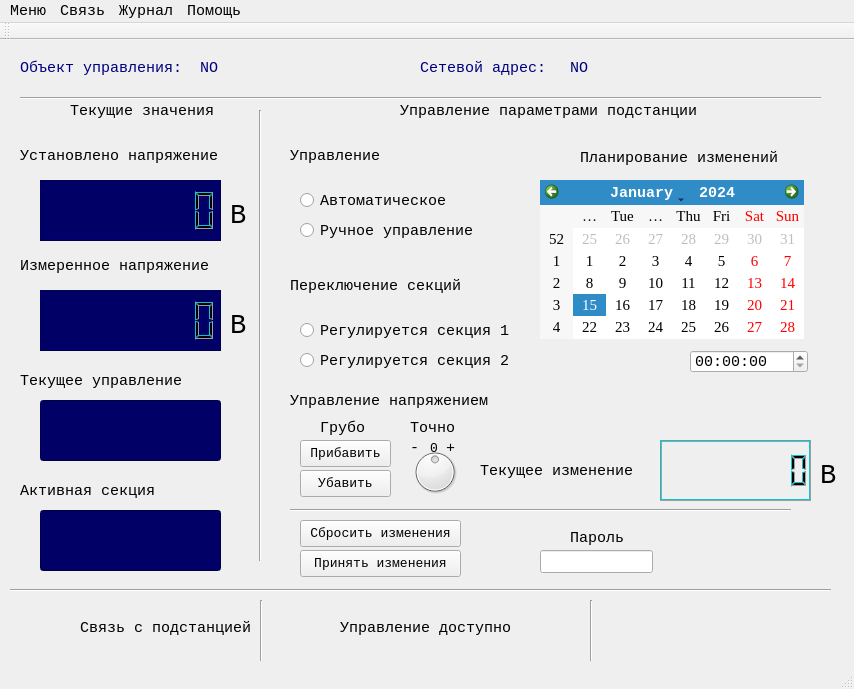
<?xml version="1.0" encoding="UTF-8"?>
<ui version="4.0">
 <class>MainWindow</class>
 <widget class="QMainWindow" name="MainWindow">
  <property name="geometry">
   <rect>
    <x>0</x>
    <y>0</y>
    <width>854</width>
    <height>689</height>
   </rect>
  </property>
  <property name="font">
   <font>
    <family>Monospace</family>
    <pointsize>11</pointsize>
   </font>
  </property>
  <property name="windowTitle">
   <string>Контроль параметров подстанции ProDispatcher</string>
  </property>
  <widget class="QWidget" name="centralWidget">
   <widget class="QPushButton" name="pushButton">
    <property name="geometry">
     <rect>
      <x>300</x>
      <y>400</y>
      <width>91</width>
      <height>27</height>
     </rect>
    </property>
    <property name="font">
     <font>
      <family>Monospace</family>
      <pointsize>10</pointsize>
     </font>
    </property>
    <property name="text">
     <string>Прибавить</string>
    </property>
   </widget>
   <widget class="QRadioButton" name="radioButton">
    <property name="geometry">
     <rect>
      <x>300</x>
      <y>280</y>
      <width>211</width>
      <height>21</height>
     </rect>
    </property>
    <property name="text">
     <string>Регулируется секция 1</string>
    </property>
    <attribute name="buttonGroup">
     <string notr="true">buttonGroup</string>
    </attribute>
   </widget>
   <widget class="QRadioButton" name="radioButton_2">
    <property name="geometry">
     <rect>
      <x>300</x>
      <y>310</y>
      <width>211</width>
      <height>21</height>
     </rect>
    </property>
    <property name="text">
     <string>Регулируется секция 2</string>
    </property>
    <attribute name="buttonGroup">
     <string notr="true">buttonGroup</string>
    </attribute>
   </widget>
   <widget class="QLabel" name="label">
    <property name="geometry">
     <rect>
      <x>290</x>
      <y>230</y>
      <width>171</width>
      <height>31</height>
     </rect>
    </property>
    <property name="text">
     <string>Переключение секций</string>
    </property>
   </widget>
   <widget class="QLabel" name="label_2">
    <property name="geometry">
     <rect>
      <x>400</x>
      <y>60</y>
      <width>301</width>
      <height>21</height>
     </rect>
    </property>
    <property name="text">
     <string>Управление параметрами подстанции</string>
    </property>
   </widget>
   <widget class="QLabel" name="label_3">
    <property name="geometry">
     <rect>
      <x>290</x>
      <y>350</y>
      <width>221</width>
      <height>21</height>
     </rect>
    </property>
    <property name="text">
     <string>Управление напряжением</string>
    </property>
   </widget>
   <widget class="QLCDNumber" name="lcdNumber">
    <property name="geometry">
     <rect>
      <x>660</x>
      <y>400</y>
      <width>151</width>
      <height>61</height>
     </rect>
    </property>
    <property name="palette">
     <palette>
      <active>
       <colorrole role="Light">
        <brush brushstyle="SolidPattern">
         <color alpha="255">
          <red>13</red>
          <green>195</green>
          <blue>204</blue>
         </color>
        </brush>
       </colorrole>
      </active>
      <inactive>
       <colorrole role="Light">
        <brush brushstyle="SolidPattern">
         <color alpha="255">
          <red>13</red>
          <green>195</green>
          <blue>204</blue>
         </color>
        </brush>
       </colorrole>
      </inactive>
      <disabled>
       <colorrole role="Light">
        <brush brushstyle="SolidPattern">
         <color alpha="255">
          <red>13</red>
          <green>195</green>
          <blue>204</blue>
         </color>
        </brush>
       </colorrole>
      </disabled>
     </palette>
    </property>
    <property name="font">
     <font>
      <pointsize>10</pointsize>
      <weight>75</weight>
      <bold>true</bold>
     </font>
    </property>
    <property name="digitCount">
     <number>8</number>
    </property>
   </widget>
   <widget class="QPushButton" name="pushButton_2">
    <property name="geometry">
     <rect>
      <x>300</x>
      <y>430</y>
      <width>91</width>
      <height>27</height>
     </rect>
    </property>
    <property name="font">
     <font>
      <family>Monospace</family>
      <pointsize>10</pointsize>
     </font>
    </property>
    <property name="text">
     <string>Убавить</string>
    </property>
   </widget>
   <widget class="QLabel" name="label_4">
    <property name="geometry">
     <rect>
      <x>480</x>
      <y>420</y>
      <width>161</width>
      <height>21</height>
     </rect>
    </property>
    <property name="text">
     <string>Текущее изменение</string>
    </property>
   </widget>
   <widget class="QLineEdit" name="lineEdit">
    <property name="geometry">
     <rect>
      <x>540</x>
      <y>510</y>
      <width>113</width>
      <height>23</height>
     </rect>
    </property>
    <property name="text">
     <string/>
    </property>
    <property name="echoMode">
     <enum>QLineEdit::Password</enum>
    </property>
   </widget>
   <widget class="Line" name="line">
    <property name="geometry">
     <rect>
      <x>290</x>
      <y>460</y>
      <width>501</width>
      <height>21</height>
     </rect>
    </property>
    <property name="styleSheet">
     <string notr="true"/>
    </property>
    <property name="orientation">
     <enum>Qt::Horizontal</enum>
    </property>
   </widget>
   <widget class="QLabel" name="label_5">
    <property name="geometry">
     <rect>
      <x>570</x>
      <y>490</y>
      <width>57</width>
      <height>15</height>
     </rect>
    </property>
    <property name="text">
     <string>Пароль</string>
    </property>
   </widget>
   <widget class="QPushButton" name="pushButton_3">
    <property name="geometry">
     <rect>
      <x>300</x>
      <y>480</y>
      <width>161</width>
      <height>27</height>
     </rect>
    </property>
    <property name="font">
     <font>
      <family>Monospace</family>
      <pointsize>10</pointsize>
     </font>
    </property>
    <property name="text">
     <string>Сбросить изменения</string>
    </property>
   </widget>
   <widget class="QPushButton" name="modalButton">
    <property name="geometry">
     <rect>
      <x>300</x>
      <y>510</y>
      <width>161</width>
      <height>27</height>
     </rect>
    </property>
    <property name="font">
     <font>
      <family>Monospace</family>
      <pointsize>10</pointsize>
     </font>
    </property>
    <property name="text">
     <string>Принять изменения</string>
    </property>
   </widget>
   <widget class="QCalendarWidget" name="calendarWidget">
    <property name="geometry">
     <rect>
      <x>540</x>
      <y>140</y>
      <width>264</width>
      <height>159</height>
     </rect>
    </property>
    <property name="font">
     <font>
      <family>Times New Roman</family>
      <weight>50</weight>
      <italic>false</italic>
      <bold>false</bold>
     </font>
    </property>
   </widget>
   <widget class="QTimeEdit" name="timeEdit">
    <property name="geometry">
     <rect>
      <x>690</x>
      <y>310</y>
      <width>118</width>
      <height>23</height>
     </rect>
    </property>
   </widget>
   <widget class="QRadioButton" name="radioButton_3">
    <property name="geometry">
     <rect>
      <x>300</x>
      <y>180</y>
      <width>181</width>
      <height>21</height>
     </rect>
    </property>
    <property name="styleSheet">
     <string notr="true"/>
    </property>
    <property name="text">
     <string>Ручное управление</string>
    </property>
   </widget>
   <widget class="QLabel" name="label_6">
    <property name="geometry">
     <rect>
      <x>290</x>
      <y>100</y>
      <width>151</width>
      <height>31</height>
     </rect>
    </property>
    <property name="text">
     <string>Управление</string>
    </property>
   </widget>
   <widget class="QRadioButton" name="radioButton_4">
    <property name="geometry">
     <rect>
      <x>300</x>
      <y>150</y>
      <width>221</width>
      <height>21</height>
     </rect>
    </property>
    <property name="text">
     <string>Автоматическое</string>
    </property>
   </widget>
   <widget class="QLabel" name="label_7">
    <property name="geometry">
     <rect>
      <x>580</x>
      <y>110</y>
      <width>201</width>
      <height>16</height>
     </rect>
    </property>
    <property name="text">
     <string>Планирование изменений</string>
    </property>
   </widget>
   <widget class="QLCDNumber" name="lcdNumber_2">
    <property name="geometry">
     <rect>
      <x>40</x>
      <y>140</y>
      <width>181</width>
      <height>61</height>
     </rect>
    </property>
    <property name="palette">
     <palette>
      <active>
       <colorrole role="Button">
        <brush brushstyle="SolidPattern">
         <color alpha="255">
          <red>0</red>
          <green>0</green>
          <blue>102</blue>
         </color>
        </brush>
       </colorrole>
       <colorrole role="Light">
        <brush brushstyle="SolidPattern">
         <color alpha="255">
          <red>13</red>
          <green>195</green>
          <blue>204</blue>
         </color>
        </brush>
       </colorrole>
       <colorrole role="Base">
        <brush brushstyle="SolidPattern">
         <color alpha="255">
          <red>0</red>
          <green>0</green>
          <blue>102</blue>
         </color>
        </brush>
       </colorrole>
       <colorrole role="Window">
        <brush brushstyle="SolidPattern">
         <color alpha="255">
          <red>0</red>
          <green>0</green>
          <blue>102</blue>
         </color>
        </brush>
       </colorrole>
      </active>
      <inactive>
       <colorrole role="Button">
        <brush brushstyle="SolidPattern">
         <color alpha="255">
          <red>0</red>
          <green>0</green>
          <blue>102</blue>
         </color>
        </brush>
       </colorrole>
       <colorrole role="Light">
        <brush brushstyle="SolidPattern">
         <color alpha="255">
          <red>13</red>
          <green>195</green>
          <blue>204</blue>
         </color>
        </brush>
       </colorrole>
       <colorrole role="Base">
        <brush brushstyle="SolidPattern">
         <color alpha="255">
          <red>0</red>
          <green>0</green>
          <blue>102</blue>
         </color>
        </brush>
       </colorrole>
       <colorrole role="Window">
        <brush brushstyle="SolidPattern">
         <color alpha="255">
          <red>0</red>
          <green>0</green>
          <blue>102</blue>
         </color>
        </brush>
       </colorrole>
      </inactive>
      <disabled>
       <colorrole role="Button">
        <brush brushstyle="SolidPattern">
         <color alpha="255">
          <red>0</red>
          <green>0</green>
          <blue>102</blue>
         </color>
        </brush>
       </colorrole>
       <colorrole role="Light">
        <brush brushstyle="SolidPattern">
         <color alpha="255">
          <red>13</red>
          <green>195</green>
          <blue>204</blue>
         </color>
        </brush>
       </colorrole>
       <colorrole role="Base">
        <brush brushstyle="SolidPattern">
         <color alpha="255">
          <red>0</red>
          <green>0</green>
          <blue>102</blue>
         </color>
        </brush>
       </colorrole>
       <colorrole role="Window">
        <brush brushstyle="SolidPattern">
         <color alpha="255">
          <red>0</red>
          <green>0</green>
          <blue>102</blue>
         </color>
        </brush>
       </colorrole>
      </disabled>
     </palette>
    </property>
    <property name="font">
     <font>
      <pointsize>10</pointsize>
      <weight>75</weight>
      <bold>true</bold>
     </font>
    </property>
    <property name="styleSheet">
     <string notr="true">border-color: rgb(255, 0, 0);
background-color: rgb(0, 0, 102);</string>
    </property>
    <property name="digitCount">
     <number>8</number>
    </property>
   </widget>
   <widget class="Line" name="line_2">
    <property name="geometry">
     <rect>
      <x>250</x>
      <y>70</y>
      <width>20</width>
      <height>451</height>
     </rect>
    </property>
    <property name="orientation">
     <enum>Qt::Vertical</enum>
    </property>
   </widget>
   <widget class="QLabel" name="label_8">
    <property name="geometry">
     <rect>
      <x>70</x>
      <y>60</y>
      <width>171</width>
      <height>21</height>
     </rect>
    </property>
    <property name="text">
     <string>Текущие значения</string>
    </property>
   </widget>
   <widget class="QLabel" name="label_9">
    <property name="geometry">
     <rect>
      <x>260</x>
      <y>130</y>
      <width>31</width>
      <height>51</height>
     </rect>
    </property>
    <property name="styleSheet">
     <string notr="true">image: url(:/new/prefix1/calculator-24.png)</string>
    </property>
    <property name="text">
     <string/>
    </property>
   </widget>
   <widget class="QLabel" name="label_10">
    <property name="geometry">
     <rect>
      <x>260</x>
      <y>160</y>
      <width>31</width>
      <height>51</height>
     </rect>
    </property>
    <property name="styleSheet">
     <string notr="true">image: url(:/new/prefix1/user-24.png);</string>
    </property>
    <property name="text">
     <string/>
    </property>
   </widget>
   <widget class="QLabel" name="label_11">
    <property name="geometry">
     <rect>
      <x>20</x>
      <y>100</y>
      <width>221</width>
      <height>31</height>
     </rect>
    </property>
    <property name="text">
     <string>Установлено напряжение</string>
    </property>
   </widget>
   <widget class="QLCDNumber" name="lcdNumber_3">
    <property name="geometry">
     <rect>
      <x>40</x>
      <y>250</y>
      <width>181</width>
      <height>61</height>
     </rect>
    </property>
    <property name="palette">
     <palette>
      <active>
       <colorrole role="Button">
        <brush brushstyle="SolidPattern">
         <color alpha="255">
          <red>0</red>
          <green>0</green>
          <blue>102</blue>
         </color>
        </brush>
       </colorrole>
       <colorrole role="Light">
        <brush brushstyle="SolidPattern">
         <color alpha="255">
          <red>13</red>
          <green>195</green>
          <blue>204</blue>
         </color>
        </brush>
       </colorrole>
       <colorrole role="Base">
        <brush brushstyle="SolidPattern">
         <color alpha="255">
          <red>0</red>
          <green>0</green>
          <blue>102</blue>
         </color>
        </brush>
       </colorrole>
       <colorrole role="Window">
        <brush brushstyle="SolidPattern">
         <color alpha="255">
          <red>0</red>
          <green>0</green>
          <blue>102</blue>
         </color>
        </brush>
       </colorrole>
      </active>
      <inactive>
       <colorrole role="Button">
        <brush brushstyle="SolidPattern">
         <color alpha="255">
          <red>0</red>
          <green>0</green>
          <blue>102</blue>
         </color>
        </brush>
       </colorrole>
       <colorrole role="Light">
        <brush brushstyle="SolidPattern">
         <color alpha="255">
          <red>13</red>
          <green>195</green>
          <blue>204</blue>
         </color>
        </brush>
       </colorrole>
       <colorrole role="Base">
        <brush brushstyle="SolidPattern">
         <color alpha="255">
          <red>0</red>
          <green>0</green>
          <blue>102</blue>
         </color>
        </brush>
       </colorrole>
       <colorrole role="Window">
        <brush brushstyle="SolidPattern">
         <color alpha="255">
          <red>0</red>
          <green>0</green>
          <blue>102</blue>
         </color>
        </brush>
       </colorrole>
      </inactive>
      <disabled>
       <colorrole role="Button">
        <brush brushstyle="SolidPattern">
         <color alpha="255">
          <red>0</red>
          <green>0</green>
          <blue>102</blue>
         </color>
        </brush>
       </colorrole>
       <colorrole role="Light">
        <brush brushstyle="SolidPattern">
         <color alpha="255">
          <red>13</red>
          <green>195</green>
          <blue>204</blue>
         </color>
        </brush>
       </colorrole>
       <colorrole role="Base">
        <brush brushstyle="SolidPattern">
         <color alpha="255">
          <red>0</red>
          <green>0</green>
          <blue>102</blue>
         </color>
        </brush>
       </colorrole>
       <colorrole role="Window">
        <brush brushstyle="SolidPattern">
         <color alpha="255">
          <red>0</red>
          <green>0</green>
          <blue>102</blue>
         </color>
        </brush>
       </colorrole>
      </disabled>
     </palette>
    </property>
    <property name="font">
     <font>
      <pointsize>10</pointsize>
      <weight>75</weight>
      <bold>true</bold>
     </font>
    </property>
    <property name="styleSheet">
     <string notr="true">border-color: rgb(255, 0, 0);
background-color: rgb(0, 0, 102);</string>
    </property>
    <property name="digitCount">
     <number>8</number>
    </property>
   </widget>
   <widget class="QLabel" name="label_12">
    <property name="geometry">
     <rect>
      <x>20</x>
      <y>210</y>
      <width>201</width>
      <height>31</height>
     </rect>
    </property>
    <property name="text">
     <string>Измеренное напряжение</string>
    </property>
   </widget>
   <widget class="QLabel" name="label_13">
    <property name="geometry">
     <rect>
      <x>20</x>
      <y>330</y>
      <width>161</width>
      <height>21</height>
     </rect>
    </property>
    <property name="text">
     <string>Текущее управление</string>
    </property>
   </widget>
   <widget class="QLineEdit" name="lineEdit_2">
    <property name="geometry">
     <rect>
      <x>40</x>
      <y>360</y>
      <width>181</width>
      <height>61</height>
     </rect>
    </property>
    <property name="font">
     <font>
      <family>Times New Roman</family>
      <pointsize>22</pointsize>
     </font>
    </property>
    <property name="mouseTracking">
     <bool>false</bool>
    </property>
    <property name="styleSheet">
     <string notr="true">border-color: rgb(255, 0, 0);
background-color: rgb(0, 0, 102);
color: rgb(85, 255, 255);</string>
    </property>
    <property name="alignment">
     <set>Qt::AlignRight|Qt::AlignTrailing|Qt::AlignVCenter</set>
    </property>
    <property name="readOnly">
     <bool>true</bool>
    </property>
   </widget>
   <widget class="QLineEdit" name="lineEdit_3">
    <property name="geometry">
     <rect>
      <x>40</x>
      <y>470</y>
      <width>181</width>
      <height>61</height>
     </rect>
    </property>
    <property name="font">
     <font>
      <family>Times New Roman</family>
      <pointsize>22</pointsize>
     </font>
    </property>
    <property name="mouseTracking">
     <bool>false</bool>
    </property>
    <property name="styleSheet">
     <string notr="true">border-color: rgb(255, 0, 0);
background-color: rgb(0, 0, 102);
color: rgb(85, 255, 255);</string>
    </property>
    <property name="alignment">
     <set>Qt::AlignRight|Qt::AlignTrailing|Qt::AlignVCenter</set>
    </property>
    <property name="readOnly">
     <bool>true</bool>
    </property>
   </widget>
   <widget class="QLabel" name="label_14">
    <property name="geometry">
     <rect>
      <x>20</x>
      <y>440</y>
      <width>151</width>
      <height>21</height>
     </rect>
    </property>
    <property name="text">
     <string>Активная секция</string>
    </property>
   </widget>
   <widget class="QLabel" name="label_connect">
    <property name="geometry">
     <rect>
      <x>20</x>
      <y>560</y>
      <width>51</width>
      <height>51</height>
     </rect>
    </property>
    <property name="text">
     <string/>
    </property>
    <property name="scaledContents">
     <bool>true</bool>
    </property>
    <property name="alignment">
     <set>Qt::AlignCenter</set>
    </property>
   </widget>
   <widget class="Line" name="line_3">
    <property name="geometry">
     <rect>
      <x>10</x>
      <y>540</y>
      <width>821</width>
      <height>21</height>
     </rect>
    </property>
    <property name="orientation">
     <enum>Qt::Horizontal</enum>
    </property>
   </widget>
   <widget class="QLabel" name="label_15">
    <property name="geometry">
     <rect>
      <x>80</x>
      <y>580</y>
      <width>181</width>
      <height>16</height>
     </rect>
    </property>
    <property name="font">
     <font>
      <family>Monospace</family>
      <pointsize>11</pointsize>
      <weight>50</weight>
      <italic>false</italic>
      <bold>false</bold>
     </font>
    </property>
    <property name="text">
     <string>Связь с подстанцией</string>
    </property>
   </widget>
   <widget class="Line" name="line_4">
    <property name="geometry">
     <rect>
      <x>260</x>
      <y>560</y>
      <width>3</width>
      <height>61</height>
     </rect>
    </property>
    <property name="orientation">
     <enum>Qt::Vertical</enum>
    </property>
   </widget>
   <widget class="QLabel" name="label_16">
    <property name="geometry">
     <rect>
      <x>340</x>
      <y>580</y>
      <width>221</width>
      <height>16</height>
     </rect>
    </property>
    <property name="text">
     <string>Управление доступно</string>
    </property>
   </widget>
   <widget class="QLabel" name="label_block">
    <property name="geometry">
     <rect>
      <x>280</x>
      <y>560</y>
      <width>51</width>
      <height>51</height>
     </rect>
    </property>
    <property name="text">
     <string/>
    </property>
   </widget>
   <widget class="Line" name="line_5">
    <property name="geometry">
     <rect>
      <x>590</x>
      <y>560</y>
      <width>3</width>
      <height>61</height>
     </rect>
    </property>
    <property name="orientation">
     <enum>Qt::Vertical</enum>
    </property>
   </widget>
   <widget class="QLabel" name="label_17">
    <property name="geometry">
     <rect>
      <x>20</x>
      <y>20</y>
      <width>161</width>
      <height>16</height>
     </rect>
    </property>
    <property name="styleSheet">
     <string notr="true">color: rgb(0, 0, 127);</string>
    </property>
    <property name="text">
     <string>Объект управления:</string>
    </property>
   </widget>
   <widget class="Line" name="line_6">
    <property name="geometry">
     <rect>
      <x>20</x>
      <y>50</y>
      <width>801</width>
      <height>16</height>
     </rect>
    </property>
    <property name="orientation">
     <enum>Qt::Horizontal</enum>
    </property>
   </widget>
   <widget class="QLabel" name="objectName">
    <property name="geometry">
     <rect>
      <x>200</x>
      <y>20</y>
      <width>191</width>
      <height>16</height>
     </rect>
    </property>
    <property name="styleSheet">
     <string notr="true">color: rgb(0, 0, 127);</string>
    </property>
    <property name="text">
     <string>NO</string>
    </property>
   </widget>
   <widget class="QLabel" name="label_18">
    <property name="geometry">
     <rect>
      <x>420</x>
      <y>20</y>
      <width>131</width>
      <height>16</height>
     </rect>
    </property>
    <property name="styleSheet">
     <string notr="true">color: rgb(0, 0, 127);</string>
    </property>
    <property name="text">
     <string>Сетевой адрес:</string>
    </property>
   </widget>
   <widget class="QLabel" name="ipAddress">
    <property name="geometry">
     <rect>
      <x>570</x>
      <y>20</y>
      <width>111</width>
      <height>16</height>
     </rect>
    </property>
    <property name="styleSheet">
     <string notr="true">color: rgb(0, 0, 127);</string>
    </property>
    <property name="text">
     <string>NO</string>
    </property>
   </widget>
   <widget class="QDial" name="dial">
    <property name="geometry">
     <rect>
      <x>410</x>
      <y>400</y>
      <width>50</width>
      <height>64</height>
     </rect>
    </property>
    <property name="minimum">
     <number>-100</number>
    </property>
    <property name="maximum">
     <number>100</number>
    </property>
   </widget>
   <widget class="QLabel" name="label_19">
    <property name="geometry">
     <rect>
      <x>320</x>
      <y>380</y>
      <width>57</width>
      <height>15</height>
     </rect>
    </property>
    <property name="text">
     <string>Грубо</string>
    </property>
   </widget>
   <widget class="QLabel" name="label_20">
    <property name="geometry">
     <rect>
      <x>410</x>
      <y>380</y>
      <width>57</width>
      <height>15</height>
     </rect>
    </property>
    <property name="text">
     <string>Точно</string>
    </property>
   </widget>
   <widget class="QLabel" name="label_21">
    <property name="geometry">
     <rect>
      <x>410</x>
      <y>400</y>
      <width>61</width>
      <height>16</height>
     </rect>
    </property>
    <property name="text">
     <string>-   +</string>
    </property>
   </widget>
   <widget class="QLabel" name="label_22">
    <property name="geometry">
     <rect>
      <x>430</x>
      <y>400</y>
      <width>16</width>
      <height>16</height>
     </rect>
    </property>
    <property name="font">
     <font>
      <pointsize>10</pointsize>
     </font>
    </property>
    <property name="text">
     <string>0</string>
    </property>
   </widget>
   <widget class="QLabel" name="label_23">
    <property name="geometry">
     <rect>
      <x>230</x>
      <y>160</y>
      <width>21</width>
      <height>31</height>
     </rect>
    </property>
    <property name="font">
     <font>
      <pointsize>20</pointsize>
     </font>
    </property>
    <property name="text">
     <string>В</string>
    </property>
   </widget>
   <widget class="QLabel" name="label_24">
    <property name="geometry">
     <rect>
      <x>230</x>
      <y>270</y>
      <width>21</width>
      <height>31</height>
     </rect>
    </property>
    <property name="font">
     <font>
      <pointsize>20</pointsize>
     </font>
    </property>
    <property name="text">
     <string>В</string>
    </property>
   </widget>
   <widget class="QLabel" name="label_25">
    <property name="geometry">
     <rect>
      <x>820</x>
      <y>420</y>
      <width>21</width>
      <height>31</height>
     </rect>
    </property>
    <property name="font">
     <font>
      <pointsize>20</pointsize>
     </font>
    </property>
    <property name="text">
     <string>В</string>
    </property>
   </widget>
  </widget>
  <widget class="QMenuBar" name="menuBar">
   <property name="geometry">
    <rect>
     <x>0</x>
     <y>0</y>
     <width>854</width>
     <height>24</height>
    </rect>
   </property>
   <widget class="QMenu" name="menu">
    <property name="title">
     <string>Меню</string>
    </property>
    <addaction name="action_2"/>
   </widget>
   <widget class="QMenu" name="menu_2">
    <property name="title">
     <string>Связь</string>
    </property>
    <addaction name="action"/>
    <addaction name="action_7"/>
    <addaction name="separator"/>
    <addaction name="action_3"/>
    <addaction name="action_4"/>
    <addaction name="separator"/>
    <addaction name="action_10"/>
    <addaction name="action_11"/>
   </widget>
   <widget class="QMenu" name="menu_3">
    <property name="title">
     <string>Помощь</string>
    </property>
    <addaction name="action_5"/>
    <addaction name="action_6"/>
   </widget>
   <widget class="QMenu" name="menu_4">
    <property name="title">
     <string>Журнал</string>
    </property>
    <addaction name="action_12"/>
    <addaction name="action_8"/>
   </widget>
   <addaction name="menu"/>
   <addaction name="menu_2"/>
   <addaction name="menu_4"/>
   <addaction name="menu_3"/>
  </widget>
  <widget class="QToolBar" name="mainToolBar">
   <attribute name="toolBarArea">
    <enum>TopToolBarArea</enum>
   </attribute>
   <attribute name="toolBarBreak">
    <bool>false</bool>
   </attribute>
  </widget>
  <widget class="QStatusBar" name="statusBar"/>
  <action name="action">
   <property name="text">
    <string>Связаться с подстанцией</string>
   </property>
  </action>
  <action name="action_2">
   <property name="text">
    <string>Выход</string>
   </property>
  </action>
  <action name="action_3">
   <property name="text">
    <string>Ручное управление</string>
   </property>
  </action>
  <action name="action_4">
   <property name="text">
    <string>Автоматическое управление</string>
   </property>
  </action>
  <action name="action_5">
   <property name="text">
    <string>О программе</string>
   </property>
  </action>
  <action name="action_6">
   <property name="text">
    <string>Получить справку</string>
   </property>
  </action>
  <action name="action_7">
   <property name="text">
    <string>Завершить соединение</string>
   </property>
  </action>
  <action name="action_10">
   <property name="text">
    <string>Блокировать управление</string>
   </property>
  </action>
  <action name="action_11">
   <property name="text">
    <string>Разблокировать управление</string>
   </property>
  </action>
  <action name="action_12">
   <property name="text">
    <string>Прочитать журнал</string>
   </property>
  </action>
  <action name="action_8">
   <property name="text">
    <string>Очистить журнал</string>
   </property>
  </action>
 </widget>
 <layoutdefault spacing="6" margin="11"/>
 <resources/>
 <connections/>
 <buttongroups>
  <buttongroup name="buttonGroup"/>
 </buttongroups>
</ui>
